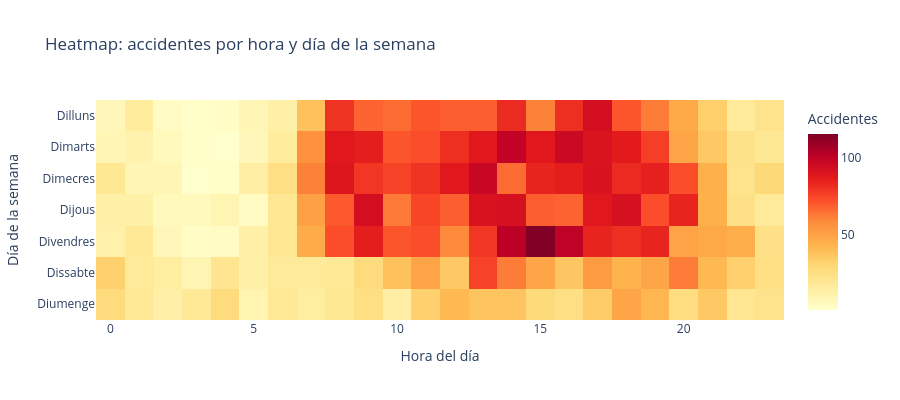

Write notebook code for a chart like this one.
### Markdown cell above
## 10. Heatmap hora-día: cuándo ocurren más accidentes

Mapa de calor que cruza hora del día con día de la semana para identificar los momentos de mayor riesgo.

### Code cell
# Pivot table hora x día (usando T_ACCIDENTS)
heatmap_data = (
    df_accidents.groupby(["descripcio_dia_setmana", "hora_dia"])["numero_expedient"]
    .nunique()
    .reset_index()
    .pivot(index="descripcio_dia_setmana", columns="hora_dia", values="numero_expedient")
    .reindex(DAY_ORDER)
    .fillna(0)
)

fig_hm = px.imshow(
    heatmap_data,
    labels=dict(x="Hora del día", y="Día de la semana", color="Accidentes"),
    color_continuous_scale="YlOrRd",
    aspect="auto",
    title="Heatmap: accidentes por hora y día de la semana",
)
fig_hm.update_layout(height=400)
fig_hm.show()

### Figure 1 — Plotly figure (JSON) as saved in the notebook; plotly's stock layout.template omitted (floating-point values rounded to 4 significant figures; data arrays with more than 128 entries replaced by an {"elided": "..."} marker saying what was removed)
{"data": [{"coloraxis": "coloraxis", "hovertemplate": "Hora del día: %{x}<br>Día de la semana: %{y}<br>Accidentes: %{z}<extra></extra>", "name": "0", "type": "heatmap", "x": [0, 1, 2, 3, 4, 5, 6, 7, 8, 9, 10, 11, 12, 13, 14, 15, 16, 17, 18, 19, 20, 21, 22, 23], "xaxis": "x", "y": ["Dilluns", "Dimarts", "Dimecres", "Dijous", "Divendres", "Dissabte", "Diumenge"], "yaxis": "y", "z": {"elided": "7x24 int values"}}], "layout": {"coloraxis": {"colorbar": {"title": {"text": "Accidentes"}}, "colorscale": [[0, "rgb(255,255,204)"], [0.125, "rgb(255,237,160)"], [0.25, "rgb(254,217,118)"], [0.375, "rgb(254,178,76)"], [0.5, "rgb(253,141,60)"], [0.625, "rgb(252,78,42)"], [0.75, "rgb(227,26,28)"], [0.875, "rgb(189,0,38)"], [1, "rgb(128,0,38)"]]}, "height": 400, "title": {"text": "Heatmap: accidentes por hora y día de la semana"}, "xaxis": {"anchor": "y", "domain": [0, 1], "title": {"text": "Hora del día"}}, "yaxis": {"anchor": "x", "autorange": "reversed", "domain": [0, 1], "title": {"text": "Día de la semana"}}}}
